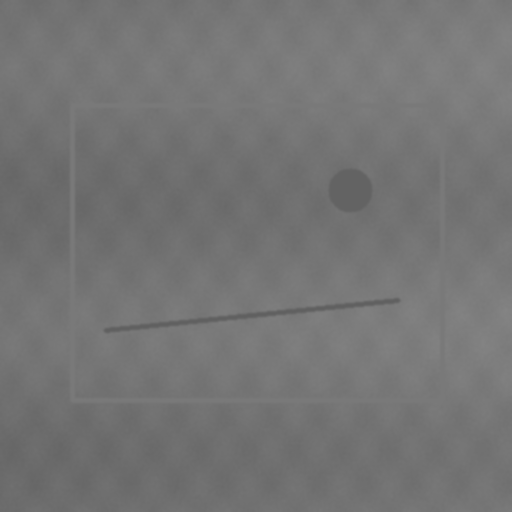
#> input picture data/samples/synthetic-tile.png, 512 x 512 px; its folder holds only this picture in this run
$ python -i diagnostics.py   (imports and definitions only)   (older library calls are emulated)
#> lines starting #> are read from the running program, lines starting #| are printed output that depends on the picture
### src/opencv_preprocessing_advisor/io.py
"""Unicode-safe OpenCV image input and output."""

from pathlib import Path

import cv2
import numpy as np


def validate_bgr_image(image: np.ndarray) -> None:
    if not isinstance(image, np.ndarray):
        raise TypeError("image must be a NumPy array")
    if image.dtype != np.uint8:
        raise ValueError("image dtype must be uint8")
    if image.ndim != 3 or image.shape[2] != 3:
        raise ValueError("image must have BGR shape (height, width, 3)")
    if image.size == 0 or image.shape[0] == 0 or image.shape[1] == 0:
        raise ValueError("image must not be empty")


# [28 lines left out: functions decode_image, decode_image_bytes, encode_png, not called in this run]

### src/opencv_preprocessing_advisor/diagnostics.py
"""Explainable, model-free image diagnostics."""

from dataclasses import fields

import cv2
import numpy as np

from .io import validate_bgr_image
from .models import ImageDiagnostics, MetricChange


def _entropy(gray: np.ndarray) -> float:
    histogram = cv2.calcHist([gray], [0], None, [256], [0, 256]).ravel()
    probabilities = histogram / max(float(histogram.sum()), 1.0)
    nonzero = probabilities[probabilities > 0]
    return float(-np.sum(nonzero * np.log2(nonzero)))


def _local_contrast(gray: np.ndarray, grid_size: int = 16) -> float:
    values: list[float] = []
    for y in range(0, gray.shape[0], grid_size):
        for x in range(0, gray.shape[1], grid_size):
            tile = gray[y : y + grid_size, x : x + grid_size]
            if tile.size:
                values.append(float(tile.std()))
    return float(np.mean(values)) if values else 0.0


def _noise_estimate(gray: np.ndarray) -> float:
    median = cv2.medianBlur(gray, 3)
    residual = cv2.absdiff(gray, median).astype(np.float64)
    return float(np.sqrt(np.mean(residual**2)))


def _illumination_nonuniformity(gray: np.ndarray) -> float:
    shortest = min(gray.shape[:2])
    kernel = min(51, max(3, shortest // 4))
    if kernel % 2 == 0:
        kernel += 1
    background = cv2.GaussianBlur(gray, (kernel, kernel), 0).astype(np.float64)
    mean = float(background.mean())
    return float(background.std() / mean) if mean > 1e-9 else 0.0


def _edges(gray: np.ndarray) -> tuple[float, float]:
    median = float(np.median(gray))
    low = int(max(0, 0.66 * median))
    high = int(min(255, max(low + 1, 1.33 * median)))
    edges = cv2.Canny(gray, low, high)
    edge_pixels = int(np.count_nonzero(edges))
    density = edge_pixels / edges.size
    if edge_pixels == 0:
        return float(density), 0.0
    count, _, stats, _ = cv2.connectedComponentsWithStats(edges, connectivity=8)
    connected_pixels = sum(
        int(stats[index, cv2.CC_STAT_AREA])
        for index in range(1, count)
        if stats[index, cv2.CC_STAT_AREA] >= 8
    )
    return float(density), float(connected_pixels / edge_pixels)


def _colorfulness(image: np.ndarray) -> float:
    b, g, r = cv2.split(image.astype(np.float32))
    rg = np.abs(r - g)
    yb = np.abs(0.5 * (r + g) - b)
    spread = np.sqrt(rg.std() ** 2 + yb.std() ** 2)
    center = np.sqrt(rg.mean() ** 2 + yb.mean() ** 2)
    return float(spread + 0.3 * center)


def analyze_image(image: np.ndarray) -> ImageDiagnostics:
    validate_bgr_image(image)
    gray = cv2.cvtColor(image, cv2.COLOR_BGR2GRAY)
    edge_density, edge_continuity = _edges(gray)
    hsv = cv2.cvtColor(image, cv2.COLOR_BGR2HSV)

    return ImageDiagnostics(
        mean_brightness=float(gray.mean()),
        dark_clip_ratio=float(np.mean(gray <= 5)),
        bright_clip_ratio=float(np.mean(gray >= 250)),
        global_contrast=float(gray.std()),
        local_contrast=_local_contrast(gray),
        entropy=_entropy(gray),
        sharpness=float(cv2.Laplacian(gray, cv2.CV_64F).var()),
        noise_estimate=_noise_estimate(gray),
        illumination_nonuniformity=_illumination_nonuniformity(gray),
        edge_density=edge_density,
        edge_continuity=edge_continuity,
        colorfulness=_colorfulness(image),
        saturation_spread=float(hsv[:, :, 1].std()),
    )


def compare_diagnostics(
    before: ImageDiagnostics,
    after: ImageDiagnostics,
) -> dict[str, MetricChange]:
    changes: dict[str, MetricChange] = {}
    for item in fields(ImageDiagnostics):
        before_value = float(getattr(before, item.name))
        after_value = float(getattr(after, item.name))
        delta = after_value - before_value
        percent = None if abs(before_value) < 1e-9 else delta / abs(before_value) * 100.0
        changes[item.name] = MetricChange(
            name=item.name,
            before=before_value,
            after=after_value,
            absolute_delta=delta,
            percent_delta=percent,
        )
    return changes

>>> import cv2
>>> picture = cv2.imread('../../data/samples/synthetic-tile.png')
#> picture is the input picture: shape (512, 512, 3); min 96, max 132, mean 116.4
>>> result = analyze_image(picture)
#> in _edges, `median = float(np.median(gray))`: median = 117
#> in _edges, `low = int(max(0, 0.66 * median))`: low = 77
#> in _edges, `high = int(min(255, max(low + 1, 1.33 * median)))`: high = 155
#> in _edges, `edges = cv2.Canny(gray, low, high)`: edges: shape (512, 512); every value is 0
#> in _edges, `edge_pixels = int(np.count_nonzero(edges))`: edge_pixels = 0
#> in analyze_image, `hsv = cv2.cvtColor(image, cv2.COLOR_BGR2HSV)`: hsv: shape (512, 512, 3); mean H, S, V 0, 0, 116.4
#> after the loop in _local_contrast, `for y in range(0, gray.shape[0], grid_size):`: values = 1024 values, max 10.96 at index 628, min 0 at index 373, mean 1.54
#> in _entropy, `histogram = cv2.calcHist([gray], [0], None, [256], [0, 256]).ravel()`: histogram = 256 values, max 17572 at index 121, min 0 at index 0, mean 1024
#> in _entropy, `probabilities = histogram / max(float(histogram.sum()), 1.0)`: probabilities = 256 values, max 0.067 at index 121, min 0 at index 0, mean 0.00391
#> in _entropy, `nonzero = probabilities[probabilities > 0]`: nonzero = 37 values, max 0.067 at index 25, min 1.91e-05 at index 36, mean 0.027
#> in _noise_estimate, `residual = cv2.absdiff(gray, median).astype(np.float64)`:
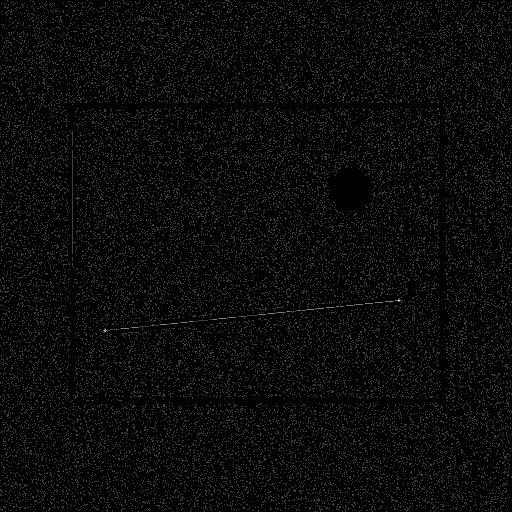
#> residual: shape (512, 512) float64; min 0, max 4, mean 0.123; drawn with min black and max white
#> in _illumination_nonuniformity, `shortest = min(gray.shape[:2])`: shortest = 512
#> in _illumination_nonuniformity, `kernel = min(51, max(3, shortest // 4))`: kernel = 51
#> in _illumination_nonuniformity, `mean = float(background.mean())`: mean = 116.4
#> in _colorfulness, `rg = np.abs(r - g)`: rg: shape (512, 512) float32; every value is 0
#> in _colorfulness, `spread = np.sqrt(rg.std() ** 2 + yb.std() ** 2)`: spread = 0
